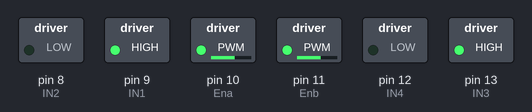
The sketch below on a simulated Arduino Uno, built with avr-gcc and run on an emulated ATmega328P. On the bench: switched loads named in the sketch (green lamp = pin HIGH).

Above: at 0.1 s.
Timing chart, 0 to 1.6 s (numbered marks = the images above):
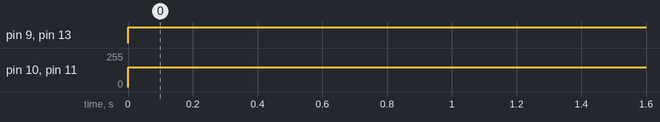

Measured:
- by itself, pin 9 (IN1), pin 13 (IN3): LOW → HIGH at 0.00 s
- by itself, pin 10 (Ena), pin 11 (Enb): 0/255 → 150/255 at 0.00 s

The sketch:

h-bridge.ino
```cpp
//Motor 1:
#define Ena 10
#define IN1 9
#define IN2 8
//Motor 2:
#define Enb 11
#define IN3 13
#define IN4 12
void setup() {
  // put your setup code here, to run once:
 pinMode(Ena,OUTPUT) ;
 pinMode(IN1,OUTPUT) ;
 pinMode(IN2,OUTPUT) ;
 pinMode(Enb,OUTPUT) ;
 pinMode(IN3,OUTPUT) ;
 pinMode(IN4,OUTPUT) ;
}

void loop() {
  // put your main code here, to run repeatedly:
//Motor 1:
 digitalWrite(IN1,1) ;
 digitalWrite(IN2,0) ;
 analogWrite(Ena,150) ;
 //Motor 2:
 digitalWrite(IN3,1) ;
 digitalWrite(IN4,0) ;
 analogWrite(Enb,150) ;
}
```
